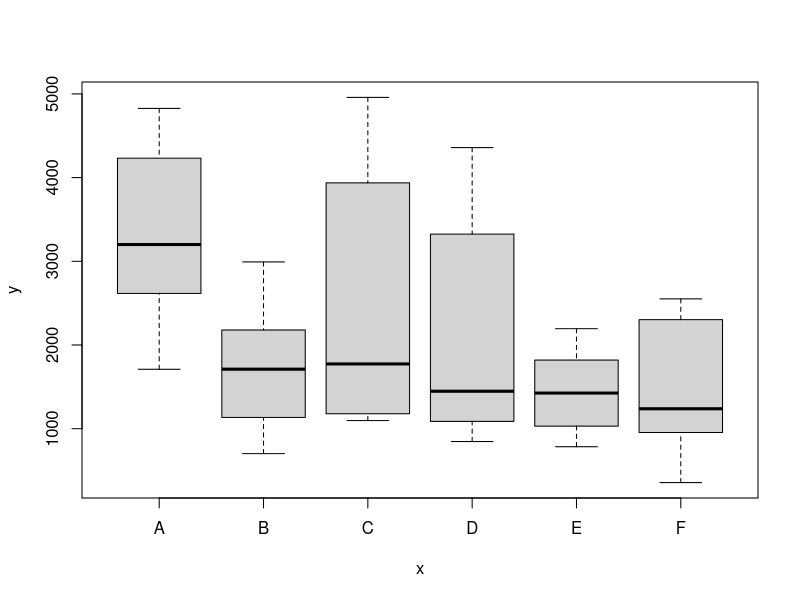
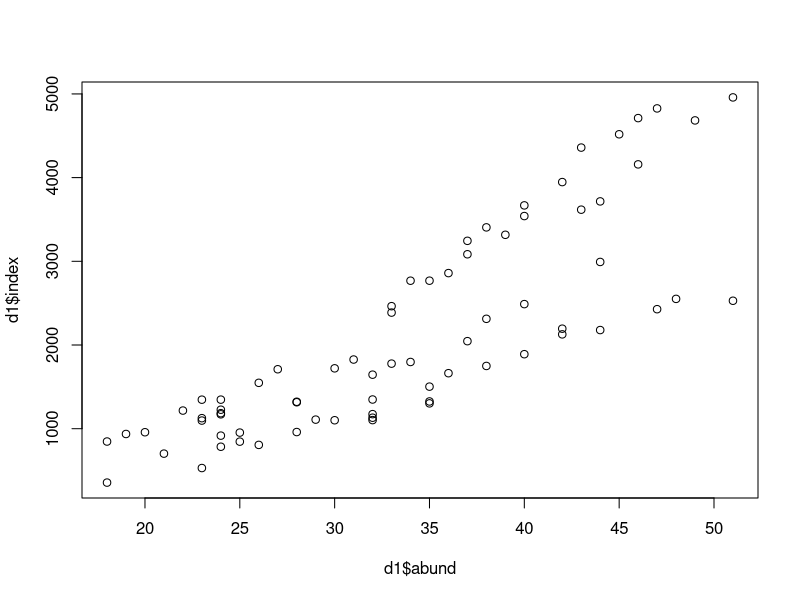
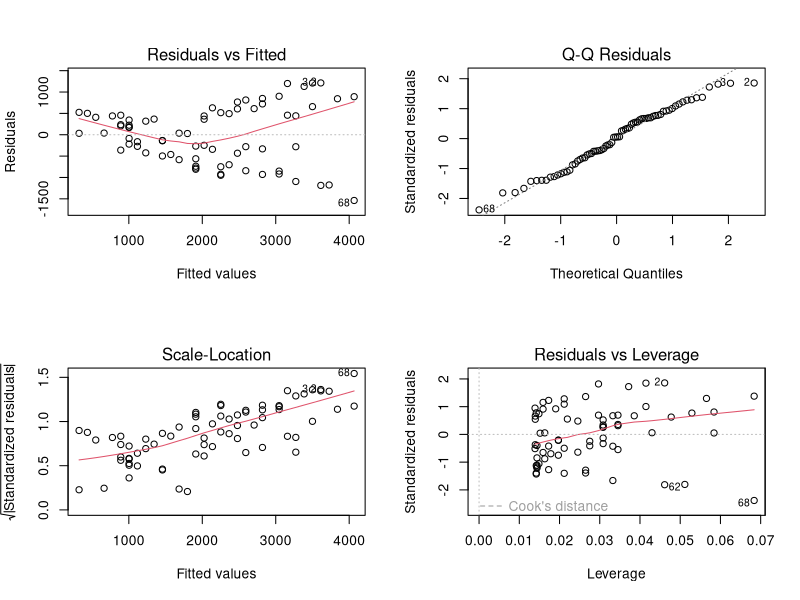
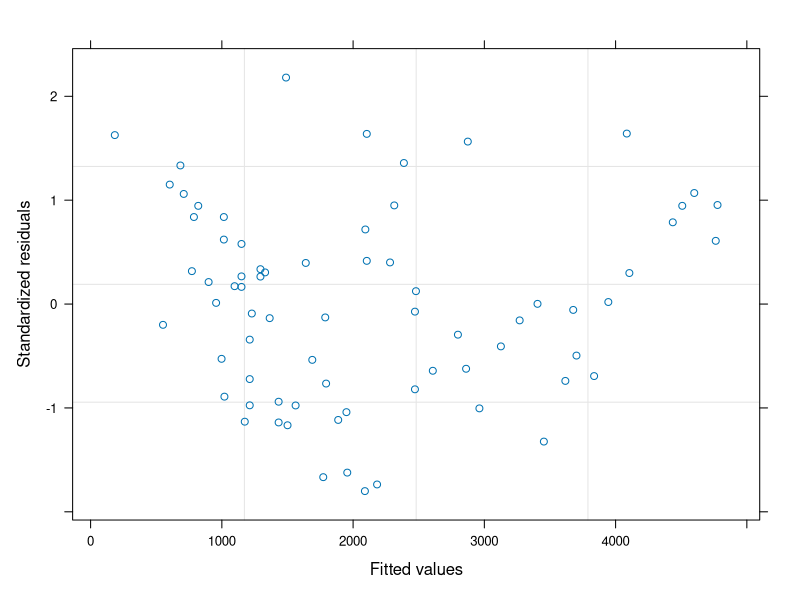
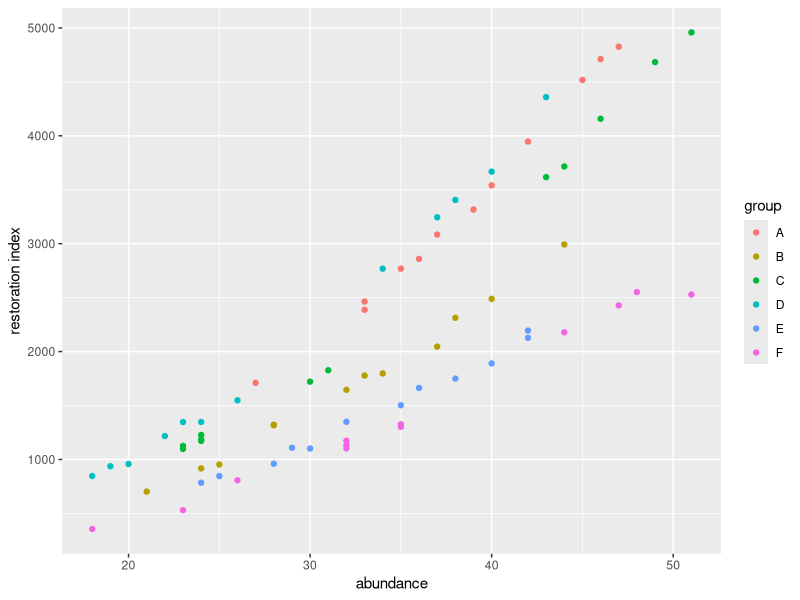
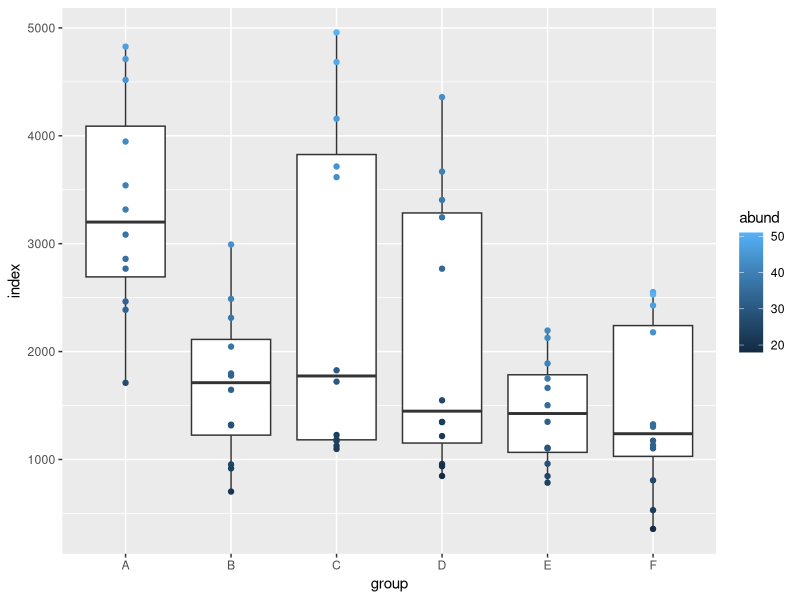

Here is the R script that generated these plots, in order:
###########################################################
#                Hands-On Exercise (HEx) 6                #
###########################################################
# Write your R code here and submit this file on Canvas   #
# If you are asked to submit some screenshots/images,     #
#  paste them onto a word document and submit it too.     #
###########################################################

###########################################################
## The SiteSuitability.xlsx Dataset 
###########################################################
# Overall Description: this dataset contains data on how suitable various marine sites are for potential restoration.

# Description of individual variables:
#<index> is a measure of the suitability of a site for restoration
#<group> represents the geographical grouping of the sites and is an explanatory variable
#<grown> reflects whether coral implantation has taken place at that site and is an explanatory variable
#<abund> is a measure of the biodiversity at that site and is an explanatory variable
#<par> is a measure of the sunlight received at each site and is an explanatory variable


###########################################################
##Section A: GLS
###########################################################
#(1) Import the SiteSuitability.xlsx dataset as d1 and convert any variable type that needs to be converted. [no marks]
library(tidyverse)
library(readxl)
d1 <- read_xlsx("SiteSuitability.xlsx") |>
  mutate(group = as.factor(group),
         grown = as.logical(grown))

#(2) In this dataset, <index> (a measure of the suitability of a site for restoration) is the response variable.
#(a) Plot <index> against <group>. Do you see any potential inequality of variance? Why? [1 mark]
plot(d1$group, d1$index)
## Yes, there is a potential inequality of variance, as the size of boxes differ a lot between groups.

#(b) Plot <index> against <abund>. Do you see any potential heteroscedasticity? Why? [1 mark]
plot(d1$abund, d1$index)
## Yes, there is a potential heteroscedasticity 
## it seems that the variance increases as abund increases

#(3) Let's concentrate on <abund>. Fit a regression, using <abund> to explain <index>. [2 marks]
q3 <- lm(index ~ abund, data = d1)


#(4) Plot the diagnostic plots for this model. Comment on whether you see any problems in the plots. [2 marks]
par(mfrow = c(2,2))
plot(q3)
## the residual plot seems unequal, spreading out as the fitted values increase 


#(5) Try using the ncvTest() function from the "car" package to test the model for heteroscedasticity. [1 mark]
library(car)
ncvTest(q3)
## as the p-value < 0.01, we reject the null hypothesis and conclude that there is evidence of heteroscedasticity in the model. 

#(6) Use GLS to fit models with the following error structures:
library(nlme)
#(a) No error structure. [1 mark]
q6_a <- gls(index ~ abund, data = d1)

#(b) Fixed error structure based on <abund>. [2 marks]
vs1 <- varFixed(~abund)
q6_b <- gls(index ~ abund, data = d1, weights = vs1)

#(c) Ident error structure based on <group>. [2 marks]
vs2 <- varIdent(form = ~1|group)
q6_c <- gls(index ~ abund, data = d1, weights = vs2)

#(d) Exp error structure based on <abund> for different levels of <group>. [3 marks]
vs3 <- varExp(form = ~abund | group)
q6_d <- gls(index ~ abund, data = d1, weights = vs3)

#(e) A combination of (b) and (c). [3 marks]
vs4 <- varComb(varFixed(~abund), varIdent(form = ~1|group))
q6_e <- gls(index ~ abund, data = d1, weights = vs4)

#(7) Use AIC to compare all these different models from (3) and (6). [1 mark]
AIC(q3, q6_a, q6_b, q6_c, q6_d, q6_e)



#(8) Based on AIC, which model is the best and which variables are important for accounting for heteroscedasticity? [2 marks]
## q6_d is the best model with lowest AIC, which is the model that account for Exp error structure 
## based on <abund> for different levels of <groups>

#(9) Since both <abund> and <group> are important, fit another model using both variables (with interactions) to explain <index>. [2 marks]
q9 <- gls(index ~ abund * group, data = d1, weights = vs3)

#(10) Let's take a closer look at this model.
#(a) View the diagnostic plots. Does it look like this model solved heteroscedasticity? [2 marks]
plot(q9)
## very nicely scattered

#(b) Look at the summary results: are all the variables and interaction important? [1 mark]
summary(q9)
## Yes, all the combinations show significance (o-value < 0.01)

#(c) Compare the best model from (7) to this model in (9). Which would you choose as your final model? [1 mark]
AIC(q3, q6_a, q6_b, q6_c, q6_d, q6_e, q9)
## the most recent model with interaction term is far better than any other models 

#(11) Let's do two different plots (using ggplot2) to view this data with <index> as the response variable.
#(a) Do an appropriate plot with <abund> as the main explanatory variable, and <group> as the secondary explanatory variable. [2 marks]
d1 |>
  ggplot(aes(abund, index, color = group)) +
  geom_point() +
  labs(
    x = "abundance",
    y = "restoration index"
  )

#(b) Do an appropriate plot with <group> as the main explanatory variable, and <abund> plotted as the secondary explanatory variable. [3 marks]
d1 |>
  ggplot(aes(group, index, color = abund)) + 
  geom_boxplot() +
  geom_point()

###########################################################
##Section B: LME
###########################################################
#(12) Using the same dataset, we're going to fit LMEs using the lme() function from the "nlme" package.
#(a) Fit a model using <abund> to explain <index>,  with: 
#(i) <group> as the only random effect. [2 marks]
q12_i <- lme(index ~ abund, random = ~1|group, data = d1)

#(ii) <grown> nested within <group> as the random effect. [2 marks]
q12_ii <- lme(index ~ abund, random = ~1|grown/group, data = d1)

#(iii) <group> and <grown> as separate random effects. [1 mark]
## not possible using lme() function 

#(iv) <par> as a random slope and <group> as the random intercept. [2 marks]
q12_iv <- lme(index ~ abund, random = ~par|group, data = d1)

#(v) <group> as the only random effect and a varIdent error structure based on <grown>. [3 marks]
q12_v <- lme(index ~ abund, random = ~1|group, weights = varIdent(~grown), data = d1)

#(b) Compare all these models using AIC. Which is the best? [1 mark]
AIC(q12_i, q12_ii, q12_iv, q12_v)
## q12_i and q12_v are the best models 

#(13) We're going to fit all the same models in (12) using lmer() from the  "lme4" package.
#(a) Fit a model using <abund> to explain <index>,  with: 
library(lme4)
#(i) <group> as the only random effect. [2 marks]
q13_i <- lmer(index ~ abund + (1|group), data = d1)

#(ii) <grown> nested within <group> as the random effect. [2 marks]
q13_ii <- lmer(index ~ abund + (1|grown/group), data = d1)

#(iii) <group> and <grown> as separate random effects. [1 mark]
q13_iii <- lmer(index ~ abund + (1|group) + (1|grown), data = d1)

#(iv) <par> as a random slope and <group> as the random intercept. [2 marks]
q13_iv <- lmer(index ~ abund + (par|group), data = d1)

#(v) <group> as the only random effect and a varIdent error structure based on <grown>. [1 mark]
## lmer() functinon cannot specify variance structure

#(b) Compare all these models using AIC. Which is the best? [1 mark]
AIC(q13_i, q13_ii, q13_iii, q13_iv)
## q13_iii is the best model. 
